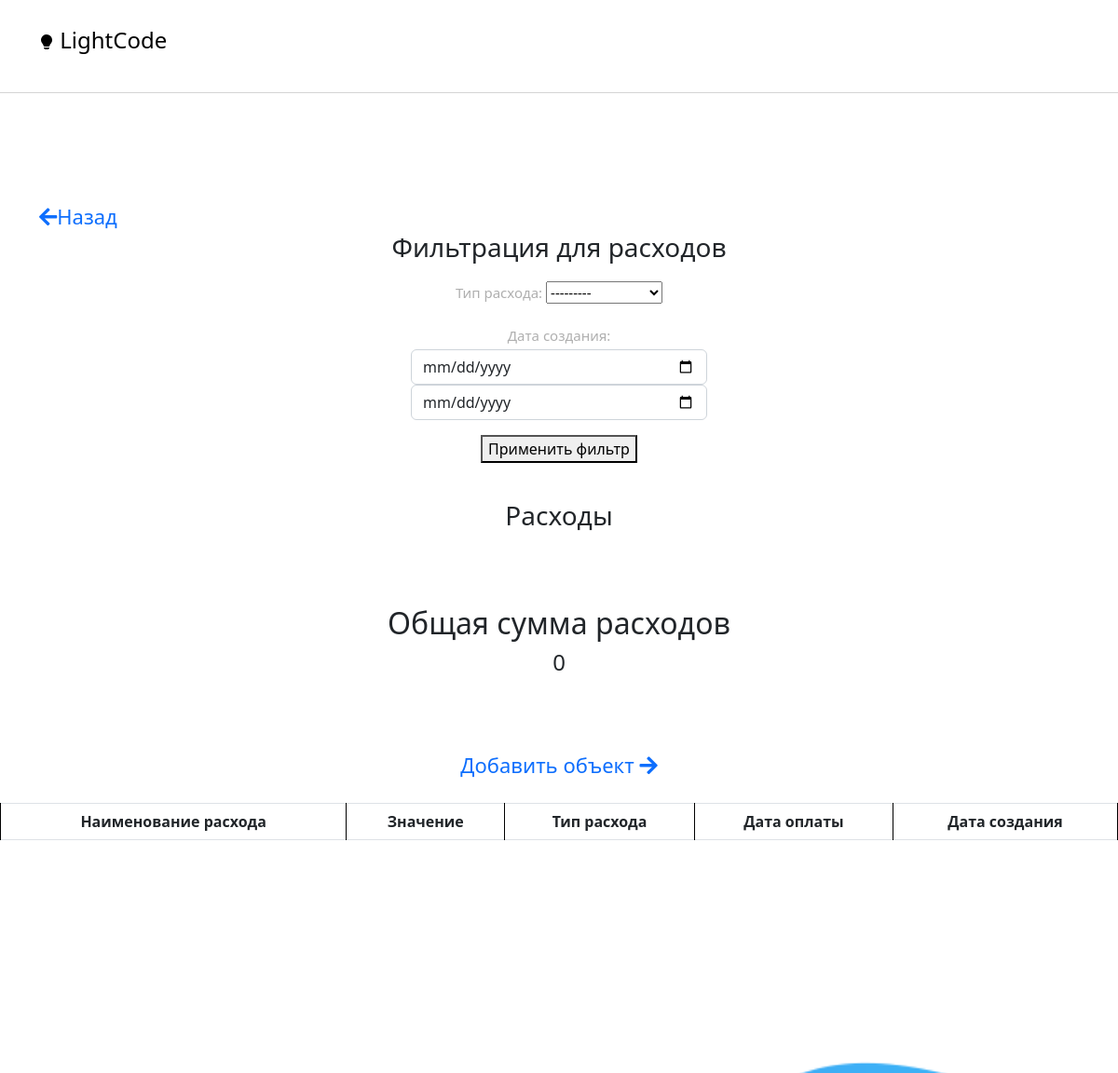
The app's page /srm/expenses_list/ (signed in, upper part), older data.
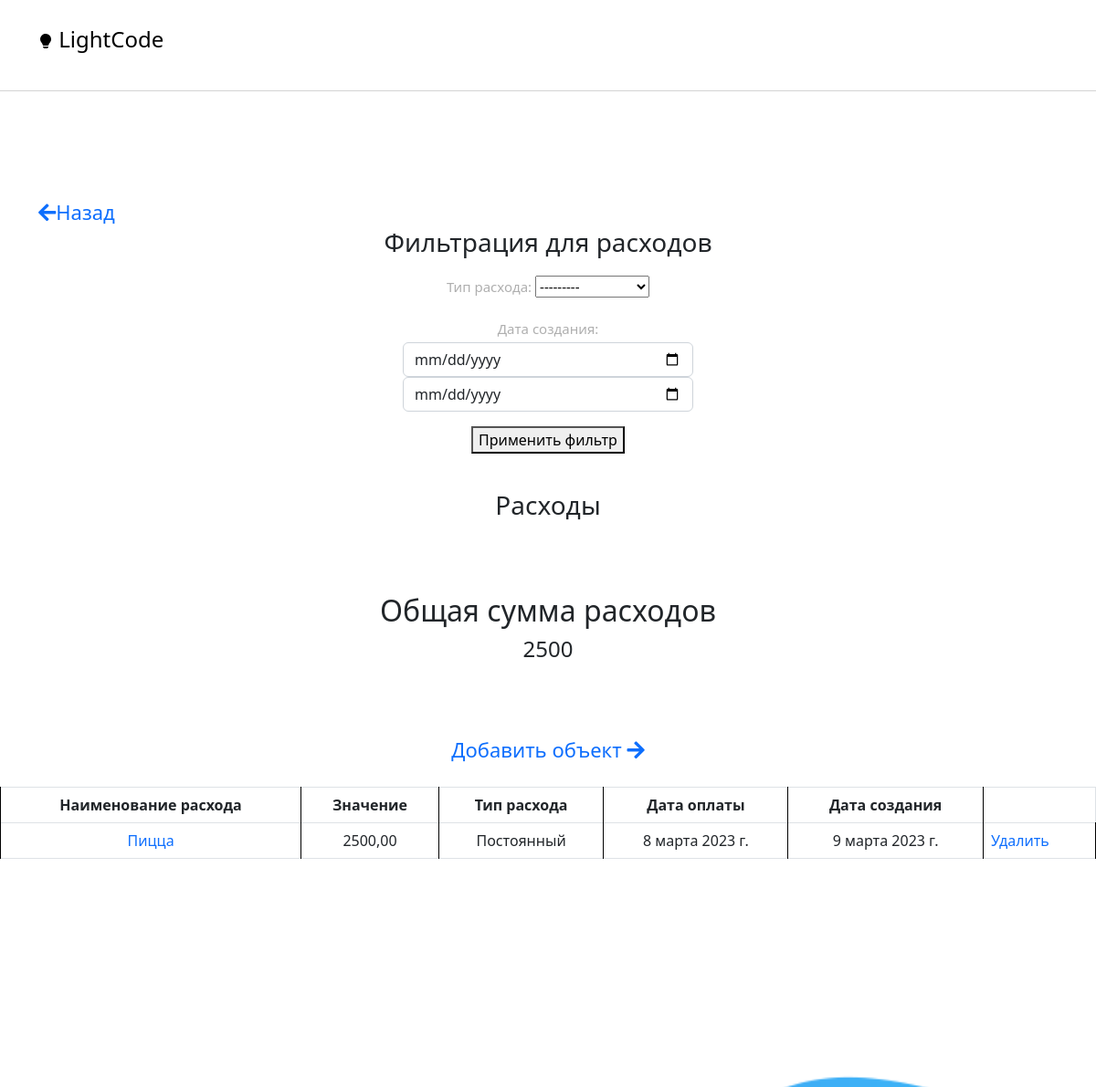
The same page, newer data.
### srm/models.py (models this page shows, shortened)
class Expense(models.Model):
    title = models.CharField(max_length=123, verbose_name='Название')
    value = models.DecimalField(decimal_places=2, max_digits=12, default=0.00, verbose_name='Цена')
    flow_type = models.PositiveSmallIntegerField(
        choices=(
            (1, 'Постоянный'),
            (2, 'Одноразовый'),
            (3, 'Сотрудник'),
            (4, 'Возврат'),
        ),
        verbose_name='Тип расхода'
    )
    date_of_payment = models.DateField(verbose_name='Дата')
    created_date = models.DateField(auto_now_add=True, verbose_name='Дата создания')
    class Meta:
        verbose_name = 'Расходы'
        verbose_name_plural = 'Расходы'

### srm/views.py (the view)
# urls.py: path('expenses_list/', views.ExpenseListView.as_view(), name='expenses_list'),
class ExpenseListView(FilteredListView):
    model = Expense
    queryset = Expense.objects.all().order_by('-id')
    filterset_class = ExpenseFilter
    template_name = 'srm/expenses_list.html'
    def get_context_data(self, **kwargs):
        context = super().get_context_data(**kwargs)
        context['total'] = context['object_list'].aggregate(total=Sum('value'))['total']
        return context
    @method_decorator(user_passes_test(lambda u: u.is_admin or u.status == 4, login_url='/registration/'))
    def dispatch(self, request, *args, **kwargs):
        return super().dispatch(request, *args, **kwargs)

### srm/views.py (called while the page is built)
    def get_queryset(self):
        queryset = super().get_queryset()
        self.filterset = self.filterset_class(self.request.GET, queryset=queryset)
        return self.filterset.qs.distinct()

    def get_context_data(self, **kwargs):
        context = super().get_context_data(**kwargs)
        context['filterset'] = self.filterset
        return context

### srm/templates/srm/expenses_list.html (shortened to what this page needs)
{% extends 'base.html' %}
{% load static %}
{% block nav %}
  <header class="header-area header-sticky wow slideInDown" data-wow-duration="0.75s" data-wow-delay="0s">
    <div class="container">
      <div class="row">
        <div class="col-12">
          <nav class="main-nav">
            <a href="{% url 'index' %}" class="logo">
                <h4 style="color: black;"><br> LightCode</h4>
            </a>
          </nav>
        </div>
      </div>
    </div>
  </header>
{% endblock nav %}
{% block content %}
<br><br><br><br><br><br><br><br><br>
<div class="container">
  <a style="font-size: 22px;" href="{% url 'admin_choice' %}"><i class="fa fa-arrow-left"></i>Назад </a>
</div>
<center>
  <h3>Фильтрация для расходов</h3>
  <div class="container mt-3" style="width: 55%; fon-size: 10px;">
    <div class="row">
      <form method="get">
        <div class="col-6" >
          {{ filterset.form.as_p }}
        </div>
        <button type="submit">Применить фильтр</button>
      </form>
    </div>
  </div>
<br>
  <h3>Расходы</h3>
  <br><br><br>
    <div>
    <h2>Общая сумма расходов</h2>
      {% if total %}
        <h4>{{ total }}</h4>
      {% else %}
        <h4>0</h4>
      {% endif %}
    </div>
  <br><br><br>
  <a style="font-size: 22px;" href="{% url 'expense_add' %}">Добавить объект <i class="fa fa-arrow-right"></i></a>
<br>
<br>
  <table class="table table-bordered">
  <tbody>
    <tr>
      <th style="text-align: center; margin: 0 10px;" >Наименование расхода</th>
      <th style="text-align: center; margin: 0 10px;" >Значение</th>
      <th style="text-align: center; margin: 0 10px;" >Тип расхода</th>
      <th style="text-align: center; margin: 0 10px;" >Дата оплаты</th>
      <th style="text-align: center; margin: 0 10px;" >Дата создания</th>
    </tr>
    {% for expense in object_list  %}
    <tr>
      <td style="text-align: center; margin: 0 10px;"><a href="{% url 'expense_detail' expense.id %}" >{{ expense.title }}</a></td>
      <td style="text-align: center; margin: 0 10px;" >{{ expense.value }}</td>
      <td style="text-align: center; margin: 0 10px;" >{{ expense.get_flow_type_display }}</td>
      <td style="text-align: center; margin: 0 10px;" >{{ expense.date_of_payment }}</td>
      <td style="text-align: center; margin: 0 10px;" >{{ expense.created_date }}</td>
        <td><a href="{% url 'expense_delete' expense.id %}">Удалить</a></td>
    </tr>
    {% endfor %}
  </tbody>
</table>
</center>
{% endblock %}

Row changes from the older to the newer data that the page shows:
added Expense: title "Пицца", value "2500,00", flow_type "Постоянный", date_of_payment "8 марта 2023 г.", created_date "9 марта 2023 г."
Text that changed along with them:
{{ total }}: (not shown) → "2500"
text no longer shown: "0"
